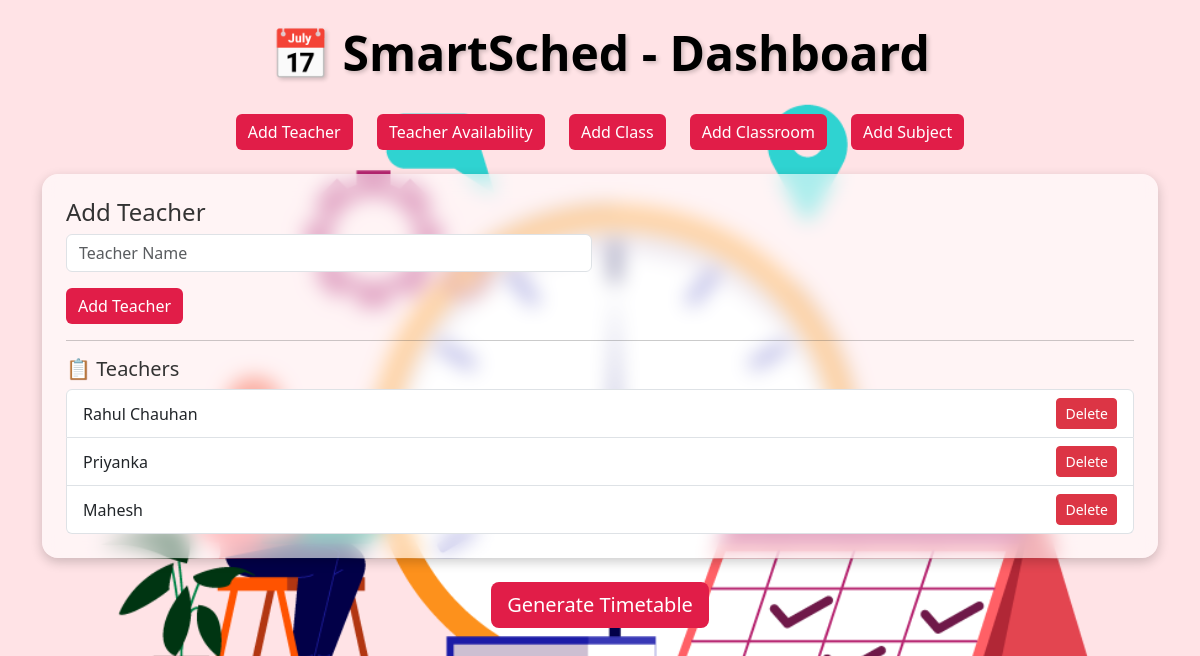
The page / on the database its author committed.
### tables this page shows
CREATE TABLE teachers (
        id INTEGER PRIMARY KEY AUTOINCREMENT,
        name TEXT NOT NULL,
        available_slots TEXT
    );

### app.py (the view)
@app.route('/')
def index():
    conn = get_db_connection()
    teachers = conn.execute('SELECT * FROM teachers').fetchall()
    classes = conn.execute('SELECT * FROM classes').fetchall()
    classrooms = conn.execute('SELECT * FROM classrooms').fetchall()
    subjects = conn.execute(
        '''SELECT s.*, t.name AS teacher_name, c.name AS class_name
           FROM subjects s
           LEFT JOIN teachers t ON s.teacher_id = t.id
           LEFT JOIN classes c ON s.class_id = c.id'''
    ).fetchall()
    availability_raw = conn.execute(
        '''SELECT ta.*, t.name AS teacher_name
           FROM teacher_availability ta
           JOIN teachers t ON ta.teacher_id = t.id'''
    ).fetchall()
    conn.close()
    teacher_availability = {}
    for row in availability_raw:
        name = row['teacher_name']
        if name not in teacher_availability:
            teacher_availability[name] = []
        teacher_availability[name].append({
            'day': row['day'],
            'start_hour': row['start_hour'],
            'end_hour': row['end_hour']
        })
    return render_template('index.html',
                           teachers=teachers,
                           classes=classes,
                           classrooms=classrooms,
                           subjects=subjects,
                           teacher_availability=teacher_availability)

### app.py (called while the page is built)
def get_db_connection():
    conn = sqlite3.connect(DB_PATH)
    conn.row_factory = sqlite3.Row
    return conn

### templates/index.html (shortened to what this page needs)
<!DOCTYPE html>
<html lang="en">
<head>
  <link href="https://cdn.jsdelivr.net/npm/bootstrap@5.3.0/dist/css/bootstrap.min.css" rel="stylesheet">
</head>
<body class="container py-4">
  <h1>📅 SmartSched - Dashboard</h1>
  <div class="top-buttons">
    <button class="btn btn-theme panel-btn" onclick="showPanel('teacher')">Add Teacher</button>
    <button class="btn btn-theme panel-btn" onclick="showPanel('availability')">Teacher Availability</button>
    <button class="btn btn-theme panel-btn" onclick="showPanel('class')">Add Class</button>
    <button class="btn btn-theme panel-btn" onclick="showPanel('classroom')">Add Classroom</button>
    <button class="btn btn-theme panel-btn" onclick="showPanel('subject')">Add Subject</button>
  </div>
<div id="teacher" class="panel-section active">
  <div class="glassy">
    <h4>Add Teacher</h4>
    <form action="/add_teacher" method="post" class="row g-3">
      <div class="col-md-6">
        <input type="text" name="name" placeholder="Teacher Name" required class="form-control">
      </div>
      <div class="col-12">
        <button type="submit" class="btn btn-theme">Add Teacher</button>
      </div>
    </form>
    <hr>
    <h5>📋 Teachers</h5>
    <ul class="list-group">
      {% for t in teachers %}
        <li class="list-group-item d-flex justify-content-between align-items-center">
          {{ t.name }}
          <form action="/delete_teacher/{{ t.id }}" method="post" style="display: inline;">
            <button type="submit" class="btn btn-danger btn-sm">Delete</button>
          </form>
        </li>
      {% else %}
        <li class="list-group-item">No teachers yet.</li>
      {% endfor %}
    </ul>
  </div>
</div>
  <div class="generate-btn">
    <a href="/generate" class="btn btn-theme btn-lg">Generate Timetable</a>
  </div>
</body>
</html>

### rows shown on the page
teachers: name "Rahul Chauhan"
teachers: name "Priyanka"
teachers: name "Mahesh"
